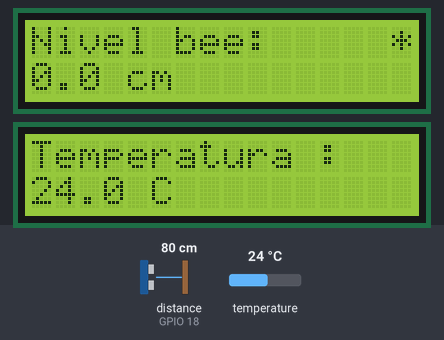
The sketch below on a simulated ESP32. On the bench: 2 × 16×2 character LCD. Wiring (inferred from the names in the program): ultrasonic range finder: trigger GPIO 5; echo GPIO 18. The inputs (shaded band) are chosen by the test bench; at power-on: distance to the obstacle (sensor on GPIO 18) 80 cm, temperature 24 °C. The echo pulse lasts 58.3 µs per cm; WiFi joins after 1.5 s; servers stay silent unless stated; no MQTT or app messages arrive unless stated; what the sketch prints to the serial monitor is not drawn.

Above: at 6.6 s.
6.7 s: distance to the obstacle (sensor on GPIO 18) set to 2 cm
At 8.9 s:
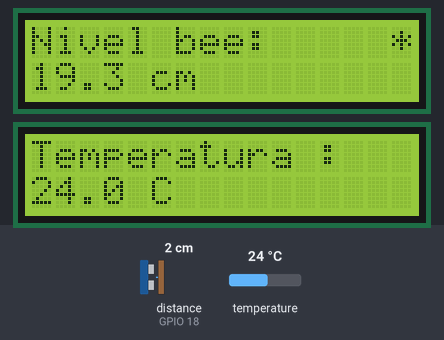
10.0 s: temperature set to 12 °C
At 11.6 s:
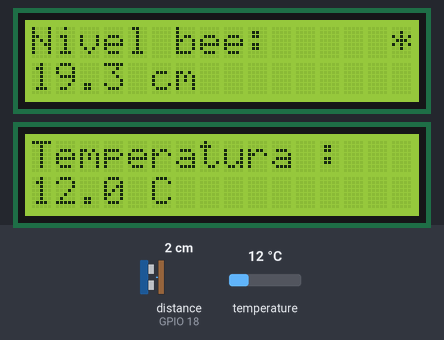
12.0 s: distance to the obstacle (sensor on GPIO 18) set to 4 cm
At 13.2 s:
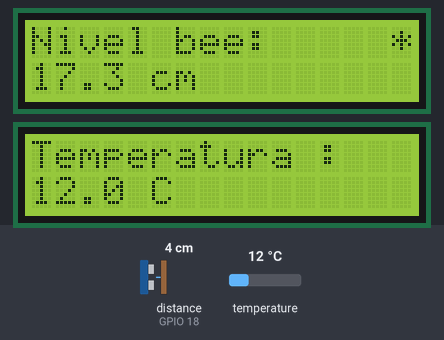
14.0 s: temperature set to 19 °C
At 16.0 s:
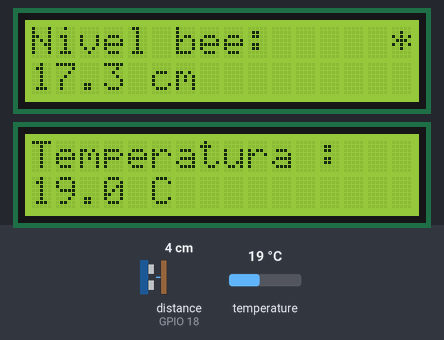
17.6 s: distance to the obstacle (sensor on GPIO 18) set to 9 cm
At 19.0 s:
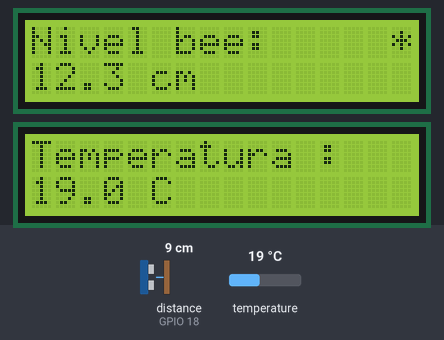
Timing chart, 0 to 20.6 s (numbered marks = the images above; inputs shaded):
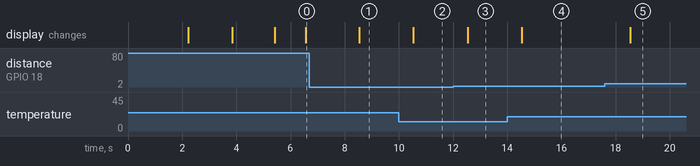

The sketch:

coldroom_mqtt.ino1.ino
```cpp
#include <WiFi.h>
#include <PubSubClient.h>

#define USE_TLS 1

#if USE_TLS
  #include <WiFiClientSecure.h>
#endif

#include <Wire.h>
#include <LiquidCrystal_I2C.h>   // LCD air (4 pin, I2C)
#include <LiquidCrystal.h>       // LCD suhu (16 pin, paralel)
#include <OneWire.h>
#include <DallasTemperature.h>


// =====================================================
// KONFIGURASI - UBAH BAGIAN INI SAJA
// =====================================================

// --- WiFi ---
const char* WIFI_SSID = "cossantos";
const char* WIFI_PASS = "brito6699";

// --- MQTT broker ---
// HiveMQ Cloud: WAJIB TLS (port 8883) + username/password.
// Username/password dibuat di Console cluster -> Access Management -> Credentials.
// Kalau USE_TLS diganti 0, pakai host/port polos misalnya broker.emqx.io:1883.
const char* MQTT_HOST = "73ffe5ace0de41cfaac68f90275a934d.s1.eu.hivemq.cloud";
const int   MQTT_PORT = 8883;
const char* MQTT_USER = "dedi2026";                // tidak boleh kosong di HiveMQ
const char* MQTT_PASS = "dedi@2026#";

// --- Identitas alat ---
// Kalau pakai broker publik, ganti jadi sesuatu yang unik,
// misalnya "coldroom-untl-a7", supaya tidak bentrok dengan orang lain.
const char* DEVICE_ID = "coldroom-daya-marketing";
const char* TOPIC_BASE = "coldroom";     // topic = coldroom/<DEVICE_ID>/...

// --- Pengaturan tangki & interval ---
float tankHeight = 21.33;                 // tinggi tangki (cm), bisa diubah via MQTT
unsigned long publishInterval = 2000;    // jarak antar siklus baca+kirim (ms)


// =====================================================
// DS18B20
// =====================================================

#define ONE_WIRE_BUS 4

OneWire oneWire(ONE_WIRE_BUS);
DallasTemperature sensors(&oneWire);


// =====================================================
// HC-SR04
// =====================================================

#define TRIG_PIN 5
#define ECHO_PIN 18

const int SAMPLE_COUNT = 5;   // jumlah pembacaan per siklus


// =====================================================
// LCD 1: TINGGI AIR (I2C 4 pin)
// =====================================================

#define SDA_PIN 21
#define SCL_PIN 22

#define LCD_AIR_ADDR 0x27   // ganti sesuai hasil I2C scanner

LiquidCrystal_I2C lcdAir(LCD_AIR_ADDR, 16, 2);


// =====================================================
// LCD 2: SUHU (16 pin paralel, mode 4-bit)
// =====================================================

#define LCD_RS 19
#define LCD_E  23
#define LCD_D4 25
#define LCD_D5 26
#define LCD_D6 27
#define LCD_D7 33

LiquidCrystal lcdSuhu(LCD_RS, LCD_E, LCD_D4, LCD_D5, LCD_D6, LCD_D7);


// =====================================================
// OBJEK JARINGAN
// =====================================================

#if USE_TLS
  WiFiClientSecure net;
#else
  WiFiClient net;
#endif

PubSubClient mqtt(net);

char topicTelemetry[80];
char topicStatus[80];
char topicCommand[80];

unsigned long lastCycle       = 0;
unsigned long lastMqttAttempt = 0;
bool          forcePublish    = false;


// =====================================================
// FUNGSI BANTU: tulis satu baris penuh 16 karakter
// (template: bisa untuk LCD I2C maupun LCD 16 pin)
// =====================================================

template <typename T>
void printLine(T &lcd, int row, String text) {

  while (text.length() < 16) {
    text += " ";
  }

  lcd.setCursor(0, row);
  lcd.print(text.substring(0, 16));
}


// Penanda kecil di pojok kanan LCD:
//   '*' = WiFi + MQTT OK
//   'w' = WiFi OK, MQTT putus
//   'x' = WiFi putus
char linkMark() {

  if (WiFi.status() != WL_CONNECTED) return 'x';
  if (!mqtt.connected())             return 'w';

  return '*';
}


// Baris judul + penanda koneksi di kolom ke-16
template <typename T>
void printHeader(T &lcd, String title) {

  while (title.length() < 15) {
    title += " ";
  }

  title = title.substring(0, 15) + String(linkMark());

  lcd.setCursor(0, 0);
  lcd.print(title);
}


// =====================================================
// HC-SR04: satu kali pembacaan (mikrodetik)
// =====================================================

long readEchoDuration() {

  digitalWrite(TRIG_PIN, LOW);
  delayMicroseconds(2);

  digitalWrite(TRIG_PIN, HIGH);
  delayMicroseconds(10);
  digitalWrite(TRIG_PIN, LOW);

  return pulseIn(ECHO_PIN, HIGH, 30000);   // timeout 30 ms
}


// =====================================================
// HC-SR04: baca beberapa kali, rata-rata yang valid
// =====================================================

float readDistanceCm(int &validCount, long &lastDuration) {

  float total = 0;
  validCount = 0;

  for (int i = 0; i < SAMPLE_COUNT; i++) {

    long duration = readEchoDuration();
    lastDuration = duration;

    if (duration > 0) {
      total += duration * 0.0343 / 2.0;
      validCount++;
    }

    // mqtt.loop() dipanggil di sela-sela sampling supaya
    // koneksi tidak dianggap mati saat sensor sedang dibaca
    mqtt.loop();
    delay(60);
  }

  if (validCount == 0) {
    return tankHeight;
  }

  return total / validCount;
}


// =====================================================
// WIFI
// =====================================================

void wifiConnect() {

  WiFi.mode(WIFI_STA);
  WiFi.setSleep(false);            // lebih stabil untuk alat yang selalu online
  WiFi.setHostname(DEVICE_ID);
  WiFi.begin(WIFI_SSID, WIFI_PASS);

  Serial.print("Menyambung WiFi ke ");
  Serial.print(WIFI_SSID);

  printLine(lcdAir, 0, "WiFi connect...");
  printLine(lcdAir, 1, String(WIFI_SSID));

  unsigned long start = millis();

  while (WiFi.status() != WL_CONNECTED && millis() - start < 20000) {
    delay(400);
    Serial.print(".");
  }

  Serial.println();

  if (WiFi.status() == WL_CONNECTED) {

    Serial.print("WiFi OK. IP: ");
    Serial.println(WiFi.localIP());

    printLine(lcdAir, 0, "WiFi OK");
    printLine(lcdAir, 1, WiFi.localIP().toString());

  } else {

    Serial.println("WiFi GAGAL (akan dicoba lagi di loop)");

    printLine(lcdAir, 0, "WiFi GAGAL");
    printLine(lcdAir, 1, "coba lagi...");
  }

  delay(1500);
}


// Cek WiFi di setiap loop, sambung ulang kalau putus
void wifiEnsure() {

  static unsigned long lastRetry = 0;

  if (WiFi.status() == WL_CONNECTED) return;

  if (millis() - lastRetry < 10000) return;

  lastRetry = millis();

  Serial.println("WiFi putus, menyambung ulang...");
  WiFi.disconnect();
  WiFi.begin(WIFI_SSID, WIFI_PASS);
}


// =====================================================
// MQTT
// =====================================================

// Pesan masuk dari topic perintah: coldroom/<id>/cmd
//   tank=120        -> ubah tinggi tangki jadi 120 cm
//   interval=5000   -> ubah interval kirim jadi 5 detik
//   publish         -> kirim data sekarang juga
void mqttCallback(char* topic, byte* payload, unsigned int length) {

  String msg;

  for (unsigned int i = 0; i < length; i++) {
    msg += (char)payload[i];
  }

  msg.trim();

  Serial.print("Perintah masuk: ");
  Serial.println(msg);

  if (msg.startsWith("tank=")) {

    float v = msg.substring(5).toFloat();

    if (v > 2 && v < 1000) {
      tankHeight = v;
      Serial.print("Tinggi tangki diubah jadi ");
      Serial.println(tankHeight);
    }

  } else if (msg.startsWith("interval=")) {

    long v = msg.substring(9).toInt();

    if (v >= 1000 && v <= 60000) {
      publishInterval = v;
      Serial.print("Interval diubah jadi ");
      Serial.println(publishInterval);
    }

  } else if (msg == "publish") {

    forcePublish = true;
  }
}


// Sambung / sambung ulang MQTT tanpa memblokir loop
void mqttEnsure() {

  if (WiFi.status() != WL_CONNECTED) return;
  if (mqtt.connected()) return;

  if (millis() - lastMqttAttempt < 5000) return;

  lastMqttAttempt = millis();

  // client id harus unik di broker
  String clientId = String(DEVICE_ID) + "-" + String((uint32_t)ESP.getEfuseMac(), HEX);

  Serial.print("Menyambung MQTT ke ");
  Serial.print(MQTT_HOST);
  Serial.print(":");
  Serial.print(MQTT_PORT);
  Serial.print(" ... ");

  bool ok;

  // Last Will: kalau ESP32 mati mendadak, broker mengirim "offline"
  // ke topic status secara otomatis (retained).
  if (strlen(MQTT_USER) > 0) {
    ok = mqtt.connect(clientId.c_str(), MQTT_USER, MQTT_PASS,
                      topicStatus, 1, true, "offline");
  } else {
    ok = mqtt.connect(clientId.c_str(), NULL, NULL,
                      topicStatus, 1, true, "offline");
  }

  if (ok) {

    Serial.println("OK");

    mqtt.publish(topicStatus, "online", true);   // retained
    mqtt.subscribe(topicCommand);

    Serial.print("Publish ke  : ");
    Serial.println(topicTelemetry);
    Serial.print("Subscribe   : ");
    Serial.println(topicCommand);

  } else {

    Serial.print("GAGAL, state=");
    Serial.print(mqtt.state());
    Serial.print(", heap bebas ");
    Serial.print(ESP.getFreeHeap());
    Serial.println(" byte (coba lagi 5 detik lagi)");

#if USE_TLS
    if (mqtt.state() == -4) {
      Serial.println("  -> timeout saat TLS. Cek host, port 8883, dan jam/heap.");
    }
    if (strlen(MQTT_USER) == 0) {
      Serial.println("  -> MQTT_USER masih kosong. HiveMQ Cloud menolak koneksi anonim.");
    }
#else
    if (mqtt.state() == -4) {
      Serial.println("  -> broker tidak membalas. Kalau port 8883, USE_TLS harus 1.");
    }
#endif
  }
}


// Kirim satu payload JSON
void publishTelemetry(float temperature, bool tempOk,
                      float distance, bool echoOk,
                      float waterLevel, int validCount) {

  if (!mqtt.connected()) return;

  char payload[320];

  snprintf(payload, sizeof(payload),
    "{\"device\":\"%s\","
    "\"temp\":%.2f,\"temp_ok\":%d,"
    "\"distance\":%.2f,\"level\":%.2f,\"level_ok\":%d,"
    "\"valid\":%d,\"samples\":%d,"
    "\"tank\":%.1f,\"percent\":%.1f,"
    "\"rssi\":%d,\"ip\":\"%s\",\"uptime\":%lu}",
    DEVICE_ID,
    tempOk ? temperature : 0.0, tempOk ? 1 : 0,
    distance, waterLevel, echoOk ? 1 : 0,
    validCount, SAMPLE_COUNT,
    tankHeight, tankHeight > 0 ? (waterLevel / tankHeight * 100.0) : 0.0,
    WiFi.RSSI(), WiFi.localIP().toString().c_str(),
    millis() / 1000);

  bool sent = mqtt.publish(topicTelemetry, payload);

  Serial.print("MQTT        : ");
  Serial.println(sent ? "terkirim" : "GAGAL kirim");
}


// =====================================================
// SETUP
// =====================================================

void setup() {

  // Serial Monitor
  Serial.begin(115200);

  // I2C ESP32 (untuk LCD air)
  Wire.begin(SDA_PIN, SCL_PIN);

  // DS18B20
  sensors.begin();

  // HC-SR04
  pinMode(TRIG_PIN, OUTPUT);
  pinMode(ECHO_PIN, INPUT);
  digitalWrite(TRIG_PIN, LOW);

  // LCD 1 - Tinggi Air (I2C)
  lcdAir.init();
  lcdAir.backlight();
  printLine(lcdAir, 0, "LCD AIR");
  printLine(lcdAir, 1, "I2C 0x" + String(LCD_AIR_ADDR, HEX));

  // LCD 2 - Suhu (16 pin)
  lcdSuhu.begin(16, 2);
  printLine(lcdSuhu, 0, "LCD SUHU");
  printLine(lcdSuhu, 1, "16 pin paralel");

  delay(2000);

  lcdAir.clear();
  lcdSuhu.clear();

  Serial.println();
  Serial.println("==============================");
  Serial.println("ESP32 COLD ROOM MONITOR + MQTT");
  Serial.print("Device ID: ");
  Serial.println(DEVICE_ID);
  Serial.print("Jumlah DS18B20 terdeteksi: ");
  Serial.println(sensors.getDeviceCount());
  Serial.println("==============================");

  // Susun nama topic
  snprintf(topicTelemetry, sizeof(topicTelemetry), "%s/%s/telemetry", TOPIC_BASE, DEVICE_ID);
  snprintf(topicStatus,    sizeof(topicStatus),    "%s/%s/status",    TOPIC_BASE, DEVICE_ID);
  snprintf(topicCommand,   sizeof(topicCommand),   "%s/%s/cmd",       TOPIC_BASE, DEVICE_ID);

  // WiFi + MQTT
  wifiConnect();

#if USE_TLS
  // setInsecure() = TLS aktif, tapi sertifikat broker tidak diperiksa.
  // Trafik tetap terenkripsi. Untuk memeriksa sertifikat, lihat catatan di README.
  net.setInsecure();
  net.setTimeout(15);
#endif

  mqtt.setServer(MQTT_HOST, MQTT_PORT);
  mqtt.setCallback(mqttCallback);
  mqtt.setKeepAlive(30);
  mqtt.setSocketTimeout(20);        // handshake TLS butuh waktu lebih lama
  mqtt.setBufferSize(512);          // default 256 byte, payload kita bisa lebih

  mqttEnsure();

  lcdAir.clear();
}


// =====================================================
// SATU SIKLUS: BACA - TAMPIL - KIRIM
// =====================================================

void runCycle() {

  // ===================================================
  // BACA DS18B20
  // ===================================================

  sensors.requestTemperatures();

  float temperature = sensors.getTempCByIndex(0);

  // -127 = sensor tidak terhubung, 85 = pembacaan belum valid
  bool tempOk = (temperature != DEVICE_DISCONNECTED_C) &&
                (temperature != 85.0);


  // ===================================================
  // BACA HC-SR04
  // ===================================================

  int  validCount = 0;
  long lastDuration = 0;

  float distance = readDistanceCm(validCount, lastDuration);
  bool echoOk = (validCount > 0);


  // ===================================================
  // HITUNG TINGGI AIR
  // ===================================================

  float waterLevel = tankHeight - distance;

  if (waterLevel < 0) waterLevel = 0;
  if (waterLevel > tankHeight) waterLevel = tankHeight;


  // ===================================================
  // LCD 1: TINGGI AIR
  // ===================================================

  printHeader(lcdAir, "Nivel bee:");

  if (echoOk) {
    printLine(lcdAir, 1, String(waterLevel, 1) + " cm");
  } else {
    printLine(lcdAir, 1, "HC-SR04 ERROR");
  }


  // ===================================================
  // LCD 2: SUHU
  // ===================================================

  printLine(lcdSuhu, 0, "Temperatura :");

  if (tempOk) {
    printLine(lcdSuhu, 1, String(temperature, 1) + " C");
  } else {
    printLine(lcdSuhu, 1, "DS18B20 ERROR");
  }


  // ===================================================
  // SERIAL MONITOR
  // ===================================================

  Serial.println("------------------------------");

  Serial.print("Temperature : ");
  if (tempOk) {
    Serial.print(temperature, 2);
    Serial.println(" C");
  } else {
    Serial.print("ERROR (valor: ");
    Serial.print(temperature);
    Serial.println(")");
  }

  Serial.print("HC-SR04     : ");
  Serial.print(validCount);
  Serial.print("/");
  Serial.print(SAMPLE_COUNT);
  Serial.print(" valid, duration terakhir = ");
  Serial.print(lastDuration);
  Serial.println(" us");

  Serial.print("Distance    : ");
  if (echoOk) {
    Serial.print(distance, 2);
    Serial.println(" cm");
  } else {
    Serial.println("ERROR (tidak ada echo)");
  }

  Serial.print("Water Level : ");
  Serial.print(waterLevel, 2);
  Serial.println(" cm");

  Serial.print("WiFi        : ");
  if (WiFi.status() == WL_CONNECTED) {
    Serial.print(WiFi.localIP());
    Serial.print("  RSSI ");
    Serial.print(WiFi.RSSI());
    Serial.println(" dBm");
  } else {
    Serial.println("terputus");
  }


  // ===================================================
  // KIRIM KE MQTT
  // ===================================================

  publishTelemetry(temperature, tempOk, distance, echoOk, waterLevel, validCount);

  Serial.println("------------------------------");
}


// =====================================================
// LOOP
// =====================================================

void loop() {

  wifiEnsure();
  mqttEnsure();
  mqtt.loop();          // wajib dipanggil sesering mungkin

  if (forcePublish || millis() - lastCycle >= publishInterval) {

    forcePublish = false;
    lastCycle = millis();

    runCycle();
  }
}
```

Measured:
- after the input at 6.7 s, the display: changes after 1.8 s (image 1)
- after the input at 10.0 s, the display: changes after 0.53 s (image 2)
- after the input at 12.0 s, the display: changes after 0.53 s (image 3)
- after the input at 14.0 s, the display: changes after 0.53 s (image 4)
- after the input at 17.6 s, the display: changes after 0.94 s (image 5)
